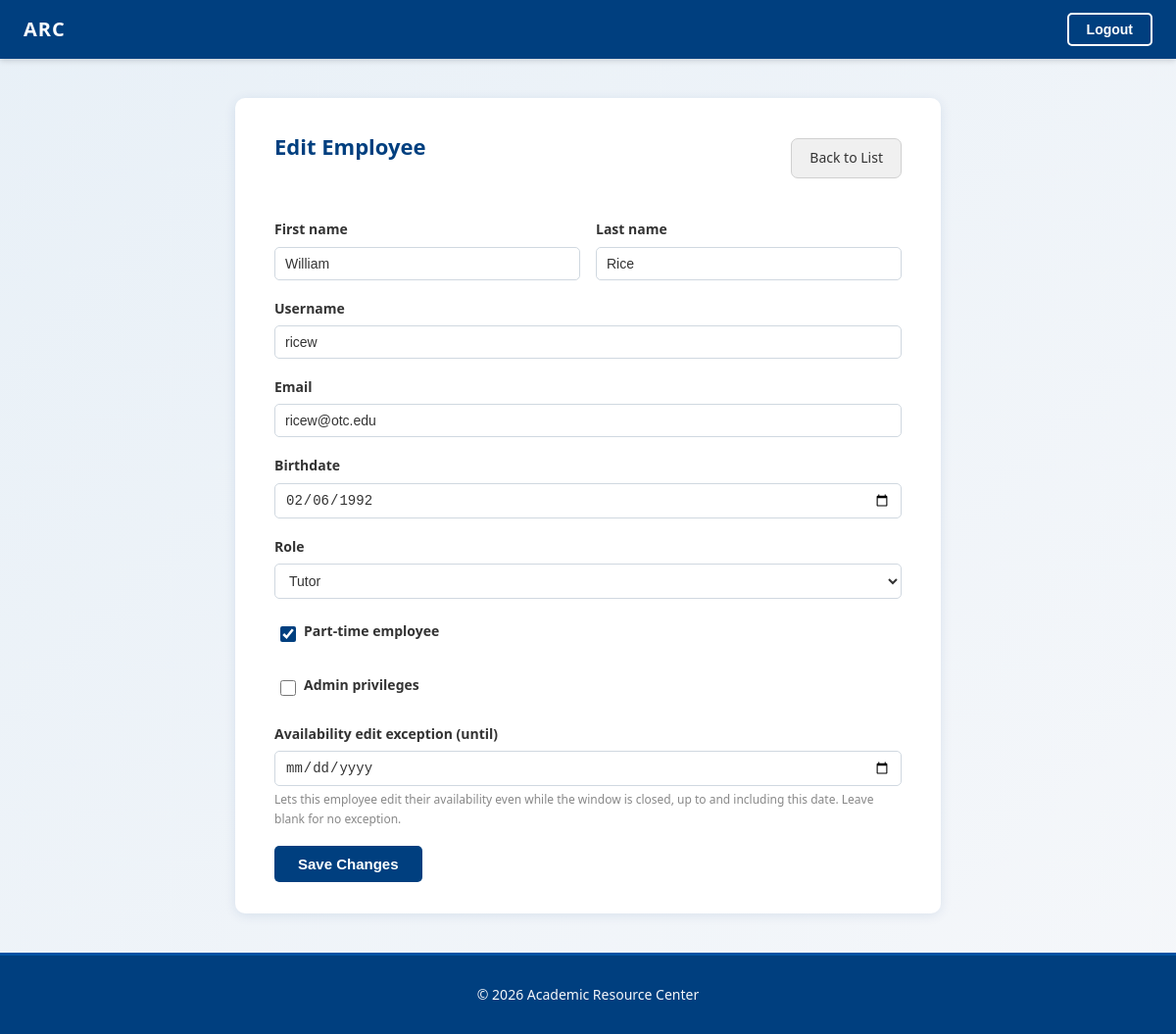
Screenshot of /employees/88/edit/ (signed in) with the database file from the repository.
### account/models.py (models this page shows, shortened)
class Employee(AbstractUser):
    class Role(models.TextChoices):
        ASSISTANT_I = 'ASSISTANT_I', 'Assistant I'
        ASSISTANT_II = 'ASSISTANT_II', 'Assistant II'
        TUTOR = 'TUTOR', 'Tutor'
        LIBRARY = 'LIBRARY','Library Staff'
    birthdate = models.DateField(null=True, blank=True)
    part_time = models.BooleanField(default=True)
    role = models.CharField(
        max_length=20,
        choices=Role.choices,
        default=Role.TUTOR,
    )
    is_admin = models.BooleanField(default=False)
    desired_weekly_hours = models.FloatField(
        null=True, blank=True, validators=[MinValueValidator(0)]
    )
    wants_lunch_break = models.BooleanField(default=False)
    availability_override_until = models.DateField(null=True, blank=True)

### account/views.py (the view)
# urls.py: path('employees/<int:pk>/edit/', views.edit_employee, name='edit_employee'),
@login_required
@user_passes_test(_admin_check)
def edit_employee(request, pk):
    emp = get_object_or_404(Employee, pk=pk)
    if request.method == 'POST':
        form = EditEmployeeForm(request.POST, instance=emp)
        if form.is_valid():
            form.save()
            messages.success(request, f"{emp.get_full_name()} updated.")
            return redirect('account:employee_list')
    else:
        form = EditEmployeeForm(instance=emp)
    return render(request, 'account/edit_employee.html', {'form': form, 'emp': emp})

### account/forms.py
class EditEmployeeForm(forms.ModelForm):
    birthdate = forms.DateField(required=False, widget=forms.DateInput(attrs={'type': 'date'}))
    part_time = forms.BooleanField(required=False)
    role = forms.ChoiceField(choices=User.Role.choices, required=True)
    is_admin = forms.BooleanField(required=False)
    availability_override_until = forms.DateField(
        required=False, widget=forms.DateInput(attrs={'type': 'date'})
    )
    class Meta:
        model = User
        fields = ('username', 'email', 'first_name', 'last_name', 'birthdate',
                   'part_time', 'role', 'is_admin', 'availability_override_until')

### account/templates/account/edit_employee.html (shortened to what this page needs)
{% extends "dashboard/base.html" %}
{% block content %}
<div class="registration-container">
  <div class="roster-page-header">
    <h2>Edit Employee</h2>
    <a href="{% url 'account:employee_list' %}" class="btn btn-secondary">Back to List</a>
  </div>
  <form method="post" class="registration-form">
    <div class="reg-row">
      <div class="reg-field">
        <label class="reg-label" for="{{ form.first_name.id_for_label }}">First name</label>
        {{ form.first_name }}
      </div>
      <div class="reg-field">
        <label class="reg-label" for="{{ form.last_name.id_for_label }}">Last name</label>
        {{ form.last_name }}
      </div>
    </div>
    <div class="reg-field">
      <label class="reg-label" for="{{ form.username.id_for_label }}">Username</label>
      {{ form.username }}
    </div>
    <div class="reg-field">
      <label class="reg-label" for="{{ form.email.id_for_label }}">Email</label>
      {{ form.email }}
    </div>
    <div class="reg-field">
      <label class="reg-label" for="{{ form.birthdate.id_for_label }}">Birthdate</label>
      {{ form.birthdate }}
    </div>
    <div class="reg-field">
      <label class="reg-label" for="{{ form.role.id_for_label }}">Role</label>
      {{ form.role }}
    </div>
    <div class="reg-field">
      <label class="reg-checkbox-item">
        {{ form.part_time }}
        <span class="reg-label">Part-time employee</span>
      </label>
    </div>
    <div class="reg-field">
      <label class="reg-checkbox-item">
        {{ form.is_admin }}
        <span class="reg-label">Admin privileges</span>
      </label>
    </div>
    <div class="reg-field">
      <label class="reg-label" for="{{ form.availability_override_until.id_for_label }}">
        Availability edit exception (until)
      </label>
      {{ form.availability_override_until }}
      <p class="reg-help">
        Lets this employee edit their availability even while the window is closed, up to and including this date. Leave blank for no exception.
      </p>
    </div>
    <button type="submit" class="btn btn-primary">Save Changes</button>
  </form>
</div>
{% endblock %}

### account/static/account/css/styles.css (style rules this page uses)
:root { --primary-color: #003F7F; --primary-light: #0052A3; --primary-dark: #002C59; --secondary-color: #FFFFFF; --accent-color: #E8F0F7; --success-color: #2E8B57; --danger-color: #C41E3A; --warning-color: #FF9800; --gold-color: #B8860B; --info-color: #2196F3; --light-color: #F5F7FA; --dark-color: #1A1A1A; --text-color: #333333; --border-color: #D0D8E0; --font-family: 'Segoe UI', 'Helvetica Neue', sans-serif; }
body { font-family: var(--font-family); background: linear-gradient(135deg, var(--accent-color) 0%, var(--light-color) 100%); color: var(--text-color); margin: 0; padding: 0; line-height: 1.6; display: flex; flex-direction: column; min-height: 100vh; }
a { color: var(--primary-color); text-decoration: none; transition: color 0.3s ease; }
.registration-container { max-width: 640px; margin: 40px auto; background: var(--secondary-color); border-radius: 10px; box-shadow: 0 2px 12px rgba(0, 63, 127, 0.1); padding: 32px 40px; }
.registration-container h2 { margin: 0 0 24px; color: var(--primary-color); font-size: 22px; }
.reg-field { margin-bottom: 18px; }
.reg-row { display: grid; grid-template-columns: 1fr 1fr; gap: 16px; margin-bottom: 0; }
.reg-label { display: block; font-weight: 600; font-size: 14px; margin-bottom: 6px; color: var(--text-color); }
.registration-form input[type="text"], .registration-form input[type="email"], .registration-form input[type="date"], .registration-form input[type="password"], .registration-form select { width: 100%; padding: 8px 10px; border: 1px solid var(--border-color); border-radius: 5px; font-size: 14px; box-sizing: border-box; color: var(--text-color); background: #fff; }
.reg-checkbox-item { display: flex; align-items: center; gap: 8px; font-size: 14px; font-weight: 400; color: var(--text-color); cursor: pointer; padding: 4px 6px; border-radius: 4px; transition: background 0.1s; }
.reg-checkbox-item input[type="checkbox"] { width: 16px; height: 16px; flex-shrink: 0; accent-color: var(--primary-color); cursor: pointer; margin: 0; }
.reg-help { font-size: 12px; color: #888; margin: 4px 0 0; }
.btn { display: inline-block; padding: 10px 24px; border: none; border-radius: 5px; font-size: 15px; font-weight: 600; cursor: pointer; transition: opacity 0.2s ease; }
.btn-primary { background-color: var(--primary-color); color: var(--secondary-color); }
.btn-secondary { background-color: transparent; color: var(--primary-color); border: 1px solid var(--border-color); text-decoration: none; display: inline-flex; align-items: center; }
.roster-page-header { display: flex; align-items: center; justify-content: space-between; margin-bottom: 32px; gap: 16px; }
.btn-secondary { padding: 8px 18px; font-size: 14px; background: #f0f0f0; color: var(--text-dark); border: 1px solid #d0d0d0; border-radius: 7px; cursor: pointer; font-weight: 500; text-decoration: none; display: inline-block; transition: background 0.15s; }

### rows the page displays
Employee: first_name "William", last_name "Rice", username "ricew", email "ricew@otc.edu", birthdate "02/06/1992", role "Tutor", part_time "☑"
